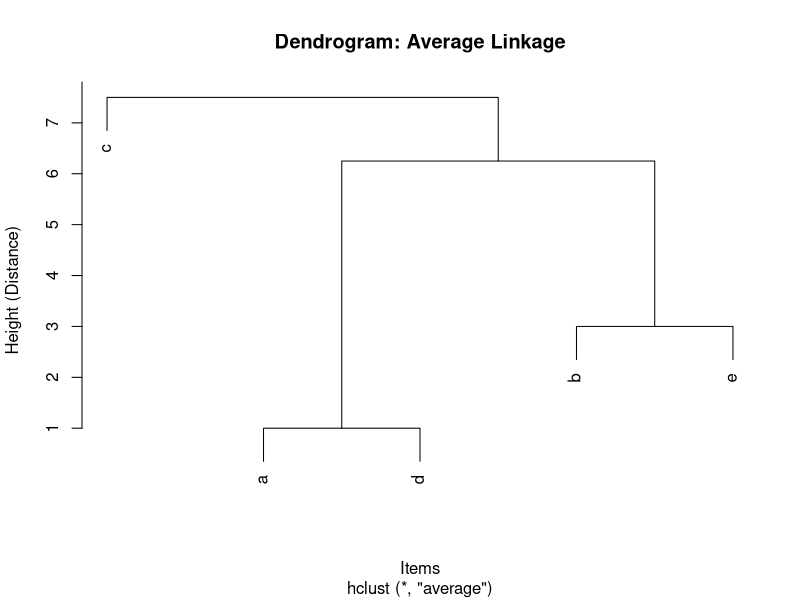
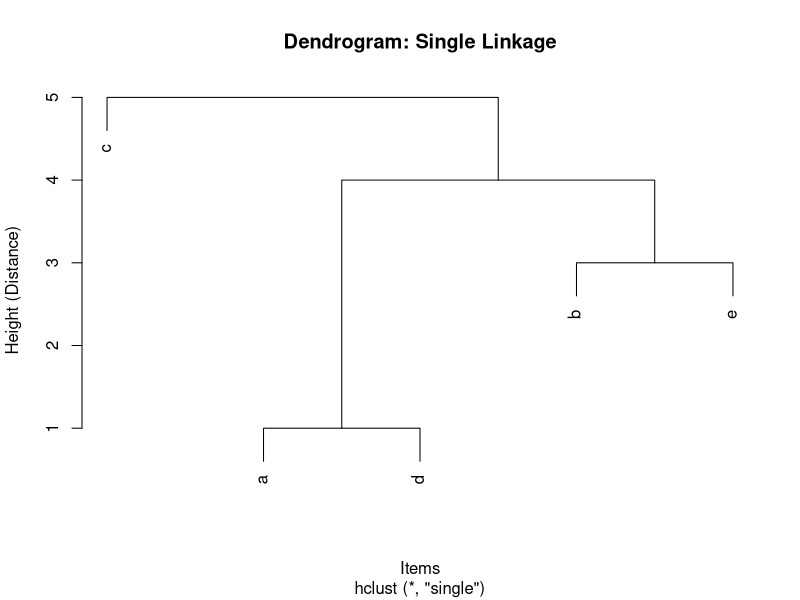

These charts were generated, in order, by the following R code:
## ---- chunk 1
# Create the full symmetric matrix from the provided distances
dist_matrix <- as.matrix(data.frame(
  a = c(0, 4, 6, 1, 6),
  b = c(4, 0, 9, 7, 3),
  c = c(6, 9, 0, 10, 5),
  d = c(1, 7, 10, 0, 8),
  e = c(6, 3, 5, 8, 0)
))
# Set row and column names
rownames(dist_matrix) <- colnames(dist_matrix)

# Convert the matrix into a 'dist' object for clustering
dist_object <- as.dist(dist_matrix)

# Print the distance object to verify
print(dist_object)
## ---- chunk 2
# Perform average linkage hierarchical clustering
hc_average <- hclust(dist_object, method = "average")

# Plot the dendrogram
plot(hc_average, main = "Dendrogram: Average Linkage", xlab = "Items", ylab = "Height (Distance)")
## ---- chunk 3
# Perform single linkage hierarchical clustering
hc_single <- hclust(dist_object, method = "single")

# Plot the dendrogram
plot(hc_single, main = "Dendrogram: Single Linkage", xlab = "Items", ylab = "Height (Distance)")
